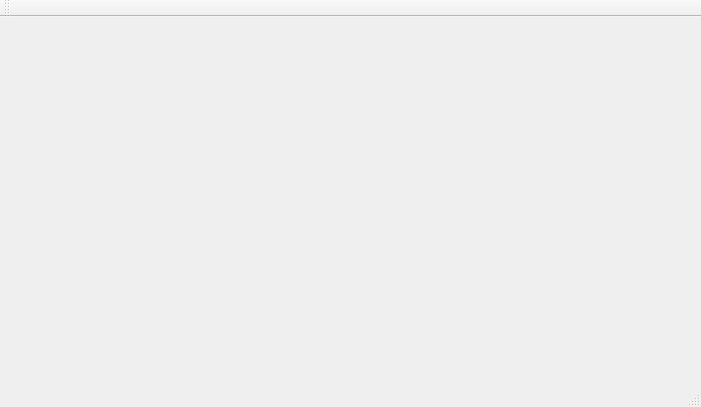
<?xml version="1.0" encoding="UTF-8"?>
<ui version="4.0">
 <class>MainWindow</class>
 <widget class="QMainWindow" name="MainWindow">
  <property name="geometry">
   <rect>
    <x>0</x>
    <y>0</y>
    <width>701</width>
    <height>407</height>
   </rect>
  </property>
  <property name="windowTitle">
   <string>MainWindow</string>
  </property>
  <widget class="QWidget" name="centralWidget"/>
  <widget class="QToolBar" name="mainToolBar">
   <attribute name="toolBarArea">
    <enum>TopToolBarArea</enum>
   </attribute>
   <attribute name="toolBarBreak">
    <bool>false</bool>
   </attribute>
  </widget>
  <widget class="QStatusBar" name="statusBar"/>
 </widget>
 <layoutdefault spacing="6" margin="11"/>
 <resources/>
 <connections/>
 <slots>
  <slot>onButtonClick()</slot>
 </slots>
</ui>
